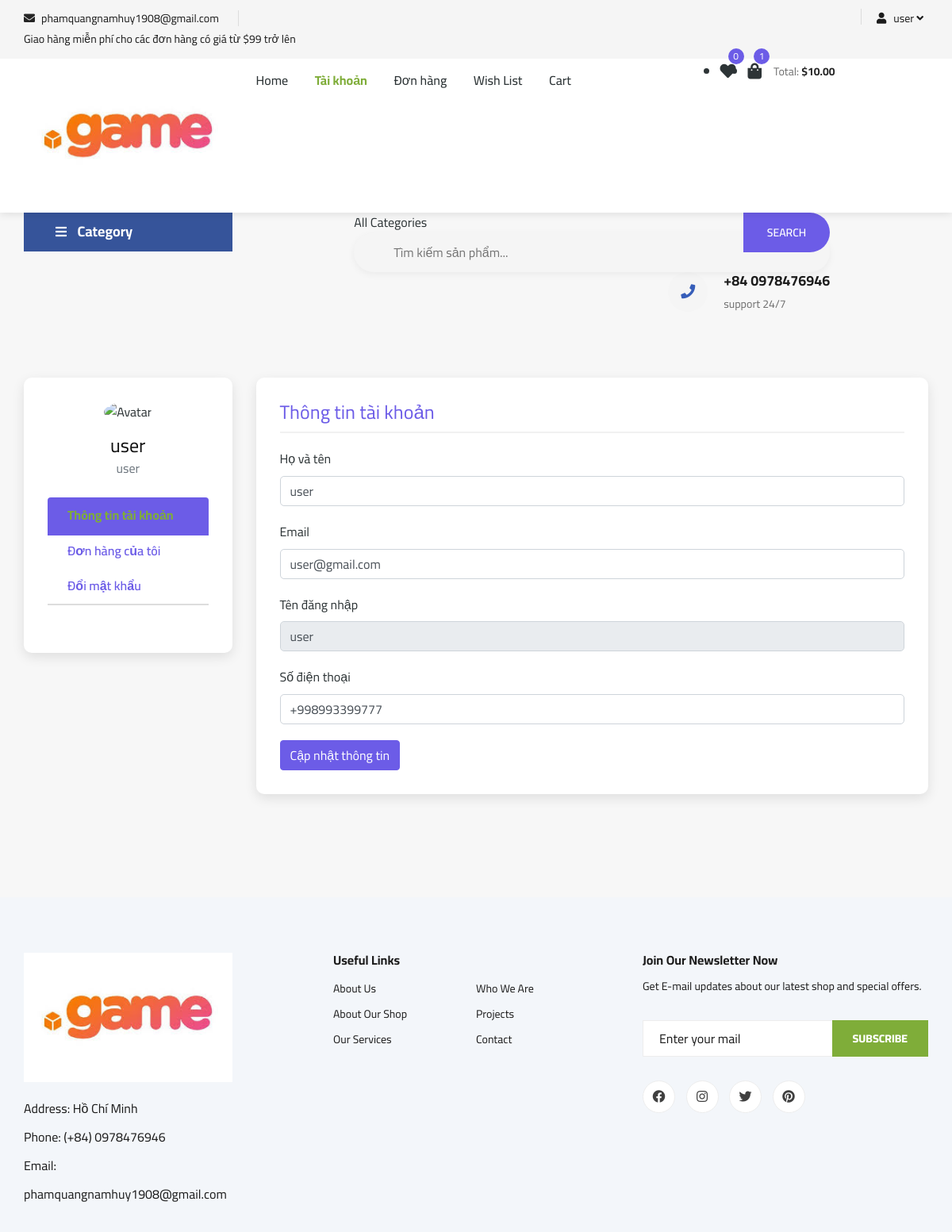
The app's page /profile.php (signed in) with its own data.
### tables this page shows
CREATE TABLE `accounts` (
  `id` int(11) NOT NULL,
  `name` varchar(30) NOT NULL,
  `number` varchar(20) NOT NULL,
  `email` varchar(255) NOT NULL,
  `username` varchar(255) NOT NULL,
  `password` varchar(255) NOT NULL,
  `role` varchar(20) NOT NULL DEFAULT 'user',
  `status` enum('active','blocked') NOT NULL DEFAULT 'active',
  `registration_date` timestamp NOT NULL DEFAULT current_timestamp()
);

### config.php (called while the page is built, shortened)
<?php
class Database
{
    private $conn;
    public function __construct()
    {
        $servername = "localhost";
        $username = "root";
        $password = "";
        $dbname = "marketplace";
        $this->conn = new mysqli($servername, $username, $password, $dbname);
    }
    public function executeQuery($sql)
    {
        $result = $this->conn->query($sql);
        return $result;
    }
}

### check.php (called while the page is built, shortened)
<?php
include './config.php';
$query = new Database();
?>

### profile.php (the view, shortened to what this page needs)
<?php
include 'check.php';
$user_id = $_SESSION['id'];
$user = $query->executeQuery("SELECT * FROM accounts WHERE id = $user_id")->fetch_assoc();
?>
<!DOCTYPE html>
<html lang="en">
<head>
    <link rel="stylesheet" href="./src/css/bootstrap.min.css" type="text/css">
    <link rel="stylesheet" href="./src/css/font-awesome.min.css" type="text/css">
    <link rel="stylesheet" href="./src/css/elegant-icons.css" type="text/css">
    <link rel="stylesheet" href="./src/css/nice-select.css" type="text/css">
    <link rel="stylesheet" href="./src/css/jquery-ui.min.css" type="text/css">
    <link rel="stylesheet" href="./src/css/owl.carousel.min.css" type="text/css">
    <link rel="stylesheet" href="./src/css/slicknav.min.css" type="text/css">
    <link rel="stylesheet" href="./src/css/style.css" type="text/css">
    <link rel="stylesheet" href="https://cdn.jsdelivr.net/npm/sweetalert2@11/dist/sweetalert2.min.css">
</head>
<body>
    <?php include './includes/header.php'; ?>
    <section class="profile-section spad">
        <div class="container">
            <div class="row">
                <div class="col-lg-3">
                    <div class="profile-container">
                        <div class="text-center mb-4">
                            <img src="./src/images/avatar-placeholder.png" alt="Avatar" class="img-fluid rounded-circle" style="width: 150px; height: 150px; object-fit: cover;">
                            <h4 class="mt-3"><?= htmlspecialchars($user['name']); ?></h4>
                            <p class="text-muted"><?= htmlspecialchars($user['role']); ?></p>
                        </div>
                        <ul class="nav nav-tabs flex-column" id="profileTab" role="tablist">
                            <li class="nav-item">
                                <a class="nav-link active" id="profile-tab" data-toggle="tab" href="#profile" role="tab">Thông tin tài khoản</a>
                            </li>
                            <li class="nav-item">
                                <a class="nav-link" id="orders-tab" data-toggle="tab" href="#orders" role="tab">Đơn hàng của tôi</a>
                            </li>
                            <li class="nav-item">
                                <a class="nav-link" id="password-tab" data-toggle="tab" href="#password" role="tab">Đổi mật khẩu</a>
                            </li>
                        </ul>
                    </div>
                </div>
                <div class="col-lg-9">
                    <div class="profile-container">
                        <div class="tab-content" id="profileTabContent">
                            <div class="tab-pane fade show active" id="profile" role="tabpanel">
                                <h3 class="profile-heading">Thông tin tài khoản</h3>
                                <form action="" method="POST">
                                    <div class="form-group">
                                        <label for="name">Họ và tên</label>
                                        <input type="text" class="form-control" id="name" name="name" value="<?= htmlspecialchars($user['name']); ?>">
                                    </div>
                                    <div class="form-group">
                                        <label for="email">Email</label>
                                        <input type="email" class="form-control" id="email" name="email" value="<?= htmlspecialchars($user['email']); ?>">
                                    </div>
                                    <div class="form-group">
                                        <label for="username">Tên đăng nhập</label>
                                        <input type="text" class="form-control" id="username" value="<?= htmlspecialchars($user['username']); ?>" readonly>
                                    </div>
                                    <div class="form-group">
                                        <label for="number">Số điện thoại</label>
                                        <input type="text" class="form-control" id="number" name="number" value="<?= htmlspecialchars($user['number']); ?>">
                                    </div>
                                    <button type="submit" name="update_profile" class="btn btn-primary">Cập nhật thông tin</button>
                                </form>
                            </div>
                        </div>
                    </div>
                </div>
            </div>
        </div>
    </section>
    <?php include './includes/footer.php'; ?>
</body>
</html>

### src/css/style.css (style rules this page uses)
:root { --primary-color: #6c5ce7; --secondary-color: #a29bfe; --accent-color: #00cec9; --text-color: #2d3436; --light-bg: #f7f7f7; --white: #ffffff; --dark-bg: #2d3436; --success: #00b894; --warning: #fdcb6e; --danger: #d63031; }
body { font-family: 'Roboto', sans-serif; background-color: var(--light-bg); color: var(--text-color); line-height: 1.6; }
html, body { height: 100%; font-family: "Cairo", sans-serif; -webkit-font-smoothing: antialiased; font-smoothing: antialiased; }
h1, h2, h3, h4, h5, h6 { margin: 0; color: #111111; font-weight: 400; font-family: "Cairo", sans-serif; }
h3 { font-size: 30px; }
h4 { font-size: 24px; }
p { font-size: 16px; font-family: "Cairo", sans-serif; color: #6f6f6f; font-weight: 400; line-height: 26px; margin: 0 0 15px 0; }
img { max-width: 100%; }
ul, ol { padding: 0; margin: 0; }
.spad { padding-top: 100px; padding-bottom: 100px; }
.nav-tabs { border-bottom: 2px solid #ddd; margin-bottom: 30px; }
.nav-tabs .nav-link { border: none; border-bottom: 2px solid transparent; color: var(--text-color); font-weight: 600; padding: 10px 25px; margin-bottom: -2px; }
.nav-tabs .nav-link.active { color: var(--primary-color); border-bottom: 2px solid var(--primary-color); }
@media only screen and (min-width: 1200px) { .container { max-width: 1170px; } }

### profile.php (style rules this page uses)
.profile-container { background-color: #fff; padding: 30px; border-radius: 10px; box-shadow: 0 5px 15px rgba(0,0,0,0.1); margin-bottom: 30px; }
.profile-heading { font-size: 24px; color: #6c5ce7; margin-bottom: 20px; padding-bottom: 10px; border-bottom: 2px solid #f1f1f1; }
.nav-tabs .nav-link { color: #6c5ce7; }
.nav-tabs .nav-link.active { color: #fff; background-color: #6c5ce7; border-color: #6c5ce7; }
.btn-primary { background-color: #6c5ce7; border-color: #6c5ce7; }
.form-group { margin-bottom: 20px; }
.form-control { border-radius: 5px; }

### includes/header.php (style rules this page uses)
ul li a.active { color: #7fad39 !important; font-weight: bold !important; }

### records on screen
accounts: name "user", role "user", email "user@gmail.com", username "user", number "+998993399777"

### other values on screen
$_SESSION['name'] "user"
countTable('wishes') "0"
countTable('cart') "1"
$total_price "10.00"
